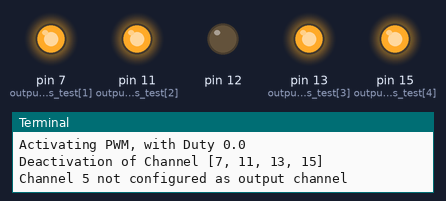
Recording of a program running on a simulated Raspberry Pi (header pin numbers). On the bench: output pins drawn as LEDs (lit = HIGH), the last lines printed to the terminal. Library files of the repository ran but are not shown: __init__.py. At 74.0 s the program stops and its outputs stay as they are.

Above: at 0.1 s.
At 4.1 s:
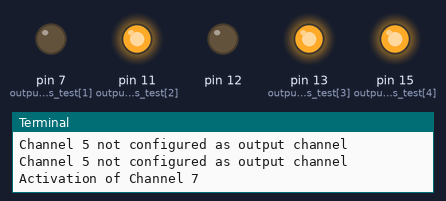
At 8.1 s:
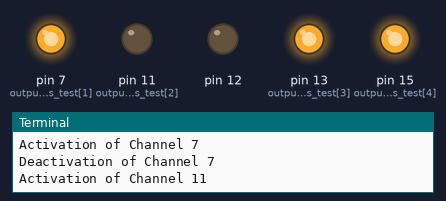
At 12.1 s:
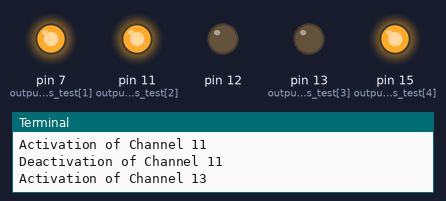
At 16.1 s:
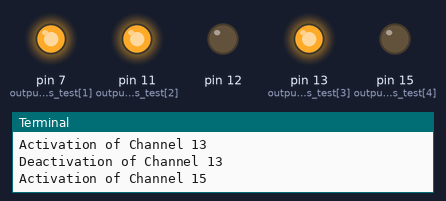
At 39.15 s:
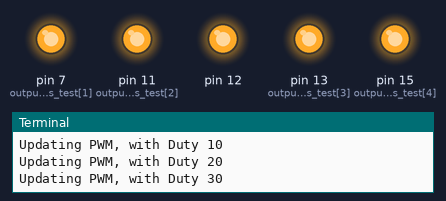
Timing chart, 0 to 40.0 s (numbered marks = the images above):
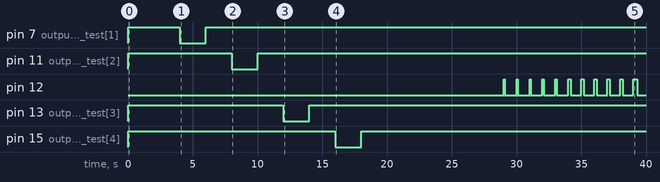

Measured:
- by itself, pin 7 (output_channels_test[1]): LOW → HIGH at 0.00 s, → LOW 4.0 s later, → HIGH 2.0 s later
- by itself, pin 11 (output_channels_test[2]): LOW → HIGH at 0.00 s, → LOW 8.0 s later, → HIGH 2.0 s later
- by itself, pin 12: goes 5 × (HIGH 0.10 s, LOW 0.90 s), 5 × (HIGH 0.20 s, LOW 0.80 s), HIGH 0.30 s, then LOW
- by itself, pin 13 (output_channels_test[3]): LOW → HIGH at 0.00 s, → LOW 12.0 s later, → HIGH 2.0 s later
- by itself, pin 15 (output_channels_test[4]): LOW → HIGH at 0.00 s, → LOW 16.0 s later, → HIGH 2.0 s later

The program:

main.py
```python
from bsw_config import bsw_config
import time

if __name__ == "__main__":
    output_channels_test=[5, 7, 11,13,15,17]
    bsw = bsw_config.BSW()
    for channel in output_channels_test:
        bsw.set_channel(channel)
        time.sleep(2)
        bsw.reset_channel(channel)
        time.sleep(2)
    for i in range(0,100,10):
        bsw.change_pwm_duty(i)
        time.sleep(5)

    del bsw
```

bsw_config.py
```python
# =========================================================
# Seeed Studio Raspberry Pi Relay Board Library
#
# by John M. Wargo (www.johnwargo.com)
#
# Modified from the sample code on the Seeed Studio Wiki
# http://wiki.seeed.cc/Raspberry_Pi_Relay_Board_v1.0/
# =========================================================

import RPi.GPIO as GPIO


class BSW:
    def __init__(self, input_channels=[], output_channels=[7, 11,13,15], pwm_channel=12):
        GPIO.setmode(GPIO.BOARD)
        #configure_inputchannel(input_channels)
        self.configure_outputchannel(output_channels)
        self.configure_pwm(pwm_channel)
        self.set_pwm()
        #self.input_channels = input_channels
        self.output_channels = output_channels
        self.reset_channel(output_channels)
        self.pwm_channel = pwm_channel

    def configure_inputchannel(self, channel):
        GPIO.setup(channel, GPIO.IN)
    def configure_outputchannel(self, channel):
        GPIO.setup(channel, GPIO.OUT)
    def set_channel(self, channel):
        if isinstance(channel, list):
            inter = set(channel).intersection(self.output_channels)
        else:
            inter = channel in self.output_channels
        if bool(inter):
            print("Activation of Channel {}".format(channel))
            GPIO.output(channel, 0)
        else:
            print("Channel {} not configured as output channel".format(channel))
    def reset_channel(self, channel):
        if isinstance(channel, list):
            inter = set(channel).intersection(self.output_channels)
        else:
            inter = channel in self.output_channels
        if bool(inter):
            print("Deactivation of Channel {}".format(channel))
            GPIO.output(channel, 1)
        else:
            print("Channel {} not configured as output channel".format(channel))
    def configure_pwm(self, channel, freq=1):
        self.configure_outputchannel(channel)
        self.p = GPIO.PWM(channel, freq)
    def set_pwm(self, duty=0.0):
        print("Activating PWM, with Duty {}".format(duty))
        self.p.start(duty)
    def change_pwm_freq(self, freq):
        self.p.ChangeFrequency(freq)   # where freq is the new frequency in Hz
    def change_pwm_duty(self, duty):
        print("Updating PWM, with Duty {}".format(duty))
        self.p.ChangeDutyCycle(duty)  # where 0.0 <= dc <= 100.0
    def __del__(self):
        self.reset_channel(self.output_channels)
        GPIO.cleanup()
```
